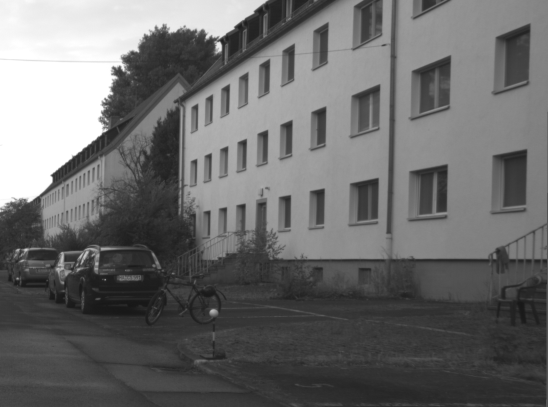
#> input picture hessian_feature_descriptor_ransac_hough_transform/road.png, 548 x 407 px, found by its file name
$ python main.py
#> lines starting #> are read from the running program, lines starting #| are printed output that depends on the picture
import cv2
import random
import numpy as np


def generate_gaussian_kernel(sigma):
    kernel = np.linspace(-3 * sigma, 3 * sigma, 6 * sigma + 1)
    kernel = np.exp(-0.5 * np.square(kernel) / (sigma ** 2))
    kernel = np.outer(kernel, kernel)
    return kernel / np.sum(kernel)


def guassian_filter(image: np.ndarray, sigma):
    kernel = generate_gaussian_kernel(sigma)
    output_image = np.pad(image, (3 * sigma, 3 * sigma), 'edge')
    output_image = convolution2d(image, output_image, kernel, sigma)
    return output_image


def convolution2d(original_image, image: np.ndarray, kernel, sigma):
    image_row, image_col = image.shape
    output_image = np.matrix.copy(original_image)
    for r in range(3 * sigma, image_row - 3 * sigma):
        for c in range(3 * sigma, image_col - 3 * sigma):
            output_image[r - 3 * sigma, c - 3 * sigma] = np.sum(
                np.multiply(kernel, image[r - 3 * sigma:r + 3 * sigma + 1, c - 3 * sigma:c + 3 * sigma + 1]))
    return output_image


def hessian_detector(image: np.ndarray, threshold):
    padded_image = np.pad(image, (1, 1), 'edge')

    vertical_mask = np.array([[-1, 0, 1], [-2, 0, 2], [-1, 0, 1]])
    horizontal_mask = np.flip(vertical_mask.T, axis=0)

    output_image_row, output_image_col = padded_image.shape
    input_image_row, input_image_col = image.shape
    gx = np.ndarray((input_image_row, input_image_col))
    gy = np.ndarray((input_image_row, input_image_col))

    for r in range(1, output_image_row - 1):
        for c in range(1, output_image_col - 1):
            gx[r - 1, c - 1] = np.sum(np.multiply(vertical_mask, padded_image[r - 1:r + 2, c - 1:c + 2]))
            gy[r - 1, c - 1] = np.sum(np.multiply(horizontal_mask, padded_image[r - 1:r + 2, c - 1:c + 2]))

    gx_padded_image = np.pad(gx, (1, 1), 'edge')
    gy_padded_image = np.pad(gy, (1, 1), 'edge')

    gxx = np.ndarray((input_image_row, input_image_col))
    gyy = np.ndarray((input_image_row, input_image_col))

    for r in range(1, output_image_row - 1):
        for c in range(1, output_image_col - 1):
            gxx[r - 1, c - 1] = np.sum(np.multiply(vertical_mask, gx_padded_image[r - 1:r + 2, c - 1:c + 2]))
            gyy[r - 1, c - 1] = np.sum(np.multiply(horizontal_mask, gy_padded_image[r - 1:r + 2, c - 1:c + 2]))

    gxy = np.multiply(gx, gy)
    gxy_2 = np.square(gxy)

    determinant = np.subtract(np.multiply(gxx, gyy), gxy_2)

    for r in range(0, input_image_row):
        for c in range(0, input_image_col):
            if determinant[r, c] <= threshold:
                determinant[r, c] = 0

    determinant = non_maximum_supression(determinant)

    count = 0
    for r in range(0, input_image_row):
        for c in range(0, input_image_col):
            if determinant[r, c] != 0:
                count += 1

    print("count is " + str(count))

    return determinant.astype(np.uint8)


def non_maximum_supression(filtered_image: np.ndarray):
    input_image_row, input_image_col = filtered_image.shape
    suppressed_image = np.zeros((input_image_row, input_image_col))
    for r in range(1, input_image_row - 1):
        for c in range(1, input_image_col - 1):
            pixel_value = filtered_image[r][c]
            kernel = filtered_image[r - 1:r + 2, c - 1:c + 2]
            max = kernel.max()
            if max > pixel_value:
                suppressed_image[r, c] = 0
            else:
                suppressed_image[r, c] = pixel_value

    return suppressed_image


def hough_transform(image: np.ndarray, original_image_3_channels: np.ndarray):
    input_image_row, input_image_col = image.shape
    theta_max = 180
    thetas = np.deg2rad(np.arange(0, theta_max, step=1))
    diag_len = int(np.ceil(np.sqrt(np.square(input_image_row) + np.square(input_image_col))))

    num_thetas = len(thetas)
    accumulator = np.zeros((2 * diag_len, num_thetas), dtype=np.uint8)

    cosines = np.cos(thetas)
    sines = np.sin(thetas)
    for r in range(0, input_image_row):
        for c in range(0, input_image_col):
            if image[r, c] != 0:
                for t in range(0, theta_max):
                    rho = round(c * cosines[t] + r * sines[t])

                    accumulator[rho, t] = accumulator[rho, t] + 1

    accumulator = non_maximum_supression(accumulator)
    idx = np.argpartition(accumulator, accumulator.size - 4, axis=None)[-4:]
    result = np.column_stack(np.unravel_index(idx, accumulator.shape))
    print(result)
    for r in range(0, result.shape[0]):
        rho = result[r][0]
        theta = result[r][1]
        # Set y = 0 and solve for x
        theta = np.deg2rad(theta)
        x0 = round(rho * (1 / np.sin(theta)))

        # Set y = thing and solve for x
        x1 = round(rho * (1 / np.sin(theta)) - input_image_col / np.tan(theta))
        pt1 = (0, x0)
        pt2 = (input_image_col, x1)
        cv2.line(original_image_3_channels, pt1, pt2, (0, 0, 255), 3, cv2.LINE_AA)

        #print("First Point: " + str(pt1) + " Second Point" + str(pt2))

    return original_image_3_channels.astype(np.uint8)

def ransac(hessian_image: np.ndarray, distance_threshold, inlier_threshold, original_image_3_channels):
    input_image_rows, input_image_cols = hessian_image.shape

    # These points are in (x,y) orientation to make line math easier for me :)
    list_of_points = []
    for r in range(0,input_image_rows):
        for c in range(0,input_image_cols):
            if hessian_image[r][c] != 0:
                list_of_points.append((c,r))
    num_lines = 0
    while num_lines < 4:
        pt1 = random.choice(list_of_points)
        list_of_points.remove(pt1)
        pt2 = random.choice(list_of_points)
        list_of_points.remove(pt2)

        if pt2[0]-pt1[0] == 0:
            continue

        slope = (pt2[1]-pt1[1]) / (pt2[0]-pt1[0])
        intercept = pt2[1] - slope*pt2[0]
        #print("y = " + str(slope) + "x + " + str(intercept))
        A = slope
        B = -1
        C = intercept

        inliers = []

        for point in list_of_points:

            distance = abs(A*point[0] + B*point[1] + C)/ np.sqrt(A**2 + 1)

            if distance <= distance_threshold:
                #print("Point: " + str(point) + " is an inlier with a distance of: " + str(distance))
                inliers.append(point)

        if len(inliers) >= inlier_threshold:
            num_lines += 1
            pt1_y = intercept
            pt2_y = input_image_cols*slope + intercept
            p1 = (0,int(pt1_y))
            p2 = (int(input_image_cols), int(pt2_y))
            cv2.line(original_image_3_channels, p1,p2, (0, 0, 255), 3, cv2.LINE_AA)
            #cv2.line(original_image_3_channels, pt1,pt2, (0, 255, 0), 3, cv2.LINE_AA)

            for point in inliers:
                cv2.rectangle(original_image_3_channels,(point[0]-1,point[1]-1),(point[0]+1,point[1]+1),(255,0,0),1)
                list_of_points.remove(point)
        else:
            list_of_points.append(pt1)
            list_of_points.append(pt2)

    return original_image_3_channels

if __name__ == "__main__":
    sigma = 1
    hessian_threshold = 75000
    ransac_distance_threshold = 1.95
    ransac_inlier_threshold = 8
    image_location = "/home/bmirisola/PycharmProjects/558/hw2/road.png"
    original_image = cv2.imread(image_location, cv2.IMREAD_GRAYSCALE)
#> original_image is the input picture: shape (407, 548); min 23, max 255, mean 107.6
    line_image = cv2.imread(image_location)

    kernel = generate_gaussian_kernel(sigma)

    blurred_image = guassian_filter(original_image, sigma)
    hessian_image = hessian_detector(blurred_image, hessian_threshold)
#> after the loop in hessian_detector, `for r in range(1, output_image_row - 1):`:
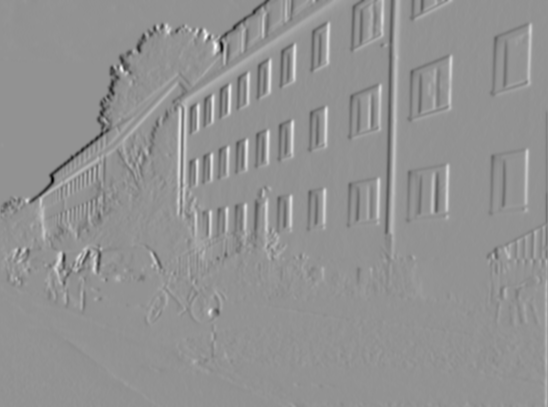
#> gx: shape (407, 548) float64; min -486, max 358, mean -0.9; drawn with min black and max white
#> after the loop in hessian_detector, `for r in range(1, output_image_row - 1):`:
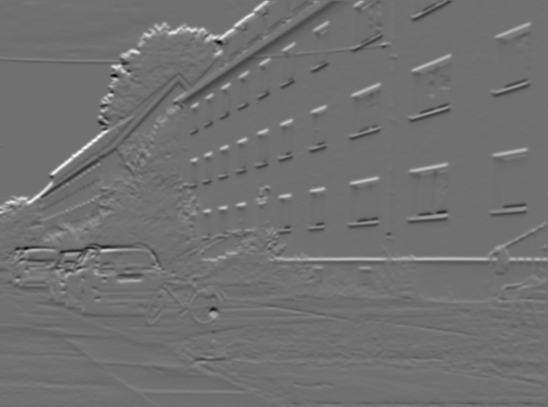
#> gy: shape (407, 548) float64; min -331, max 419, mean 2.1; drawn with min black and max white
#> after the loop in hessian_detector, `for r in range(1, output_image_row - 1):`:
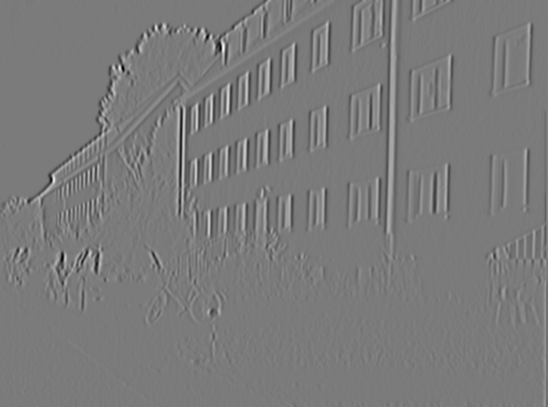
#> gxx: shape (407, 548) float64; min -1634, max 1746, mean 0; drawn with min black and max white
#> after the loop in hessian_detector, `for r in range(1, output_image_row - 1):`:
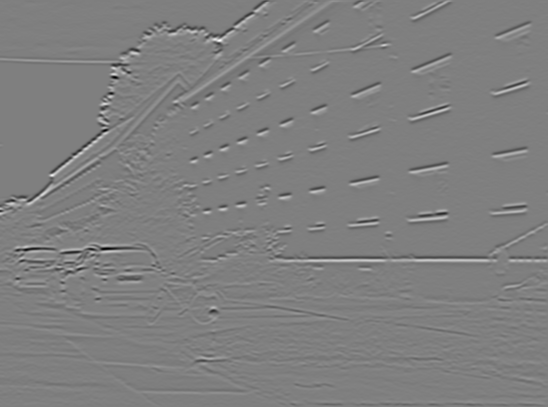
#> gyy: shape (407, 548) float64; min -1692, max 1689, mean -0.1; drawn with min black and max white
#> in hessian_detector, `gxy_2 = np.square(gxy)`:
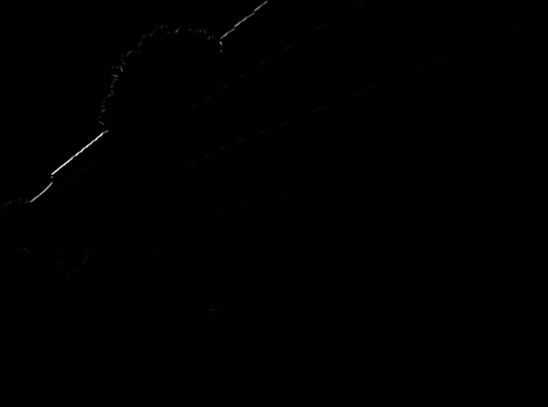
#> gxy_2: shape (407, 548) float64; min 0, max 1.37e+10, mean 15731431.1; drawn with min black and max white
#> in hessian_detector, `determinant = np.subtract(np.multiply(gxx, gyy), gxy_2)`:
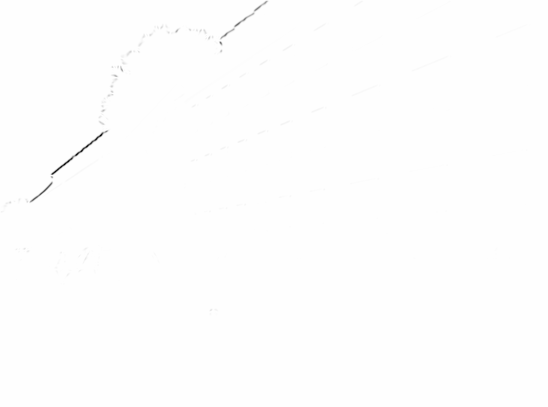
#> determinant: shape (407, 548) float64; min -1.37e+10, max 727851, mean -15727526.6; drawn with min black and max white
#| count is 221
    #lines_detected_hough = hough_transform(hessian_image, line_image)
    ransac_image = ransac(hessian_image,ransac_distance_threshold, ransac_inlier_threshold, line_image)
#> after the loop in ransac, `while num_lines < 4:`:
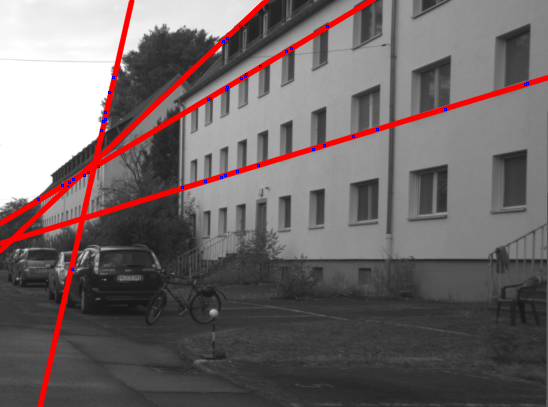
#> original_image_3_channels: shape (407, 548, 3); mean B, G, R 103.4, 103.1, 113.2
#> after the loop in ransac, `while num_lines < 4:`: list_of_points = 163 pairs, first value 10 to 544, second value 1 to 360; num_lines = 4

    cv2.imshow("Original", original_image)
    cv2.imshow('Hessian', hessian_image)
    #cv2.imshow('Hough', lines_detected_hough)
    cv2.imshow("RANSAC", ransac_image)
    cv2.waitKey(0)
    cv2.destroyAllWindows()
